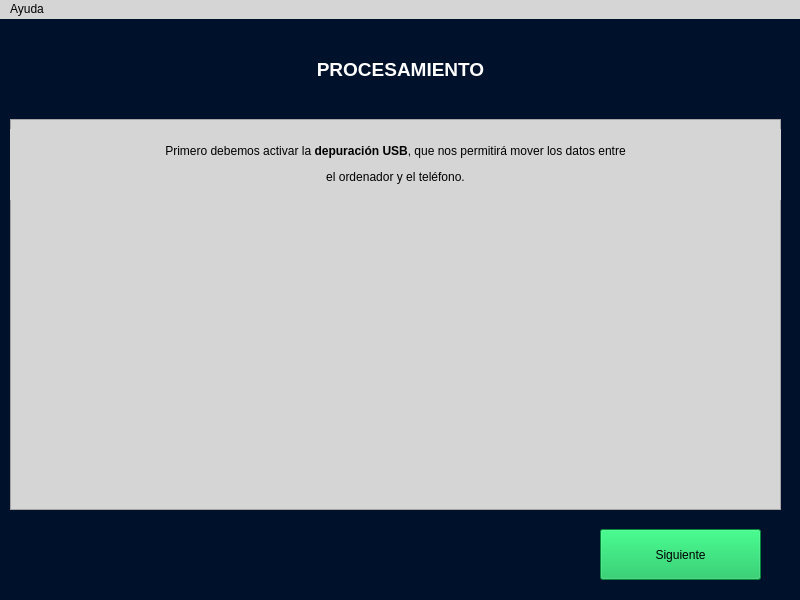
<?xml version="1.0" encoding="UTF-8"?>
<ui version="4.0">
 <class>MainWindow</class>
 <widget class="QMainWindow" name="MainWindow">
  <property name="geometry">
   <rect>
    <x>0</x>
    <y>0</y>
    <width>800</width>
    <height>600</height>
   </rect>
  </property>
  <property name="windowTitle">
   <string>AFA</string>
  </property>
  <property name="styleSheet">
   <string notr="true">background-color: rgb(0, 17, 44);</string>
  </property>
  <widget class="QWidget" name="centralwidget">
   <widget class="QLabel" name="lbl_titulo">
    <property name="geometry">
     <rect>
      <x>260</x>
      <y>20</y>
      <width>281</width>
      <height>61</height>
     </rect>
    </property>
    <property name="text">
     <string>&lt;html&gt;&lt;head/&gt;&lt;body&gt;&lt;p align=&quot;center&quot;&gt;&lt;span style=&quot; font-size:14pt; font-weight:600; color:#ffffff;&quot;&gt;PROCESAMIENTO&lt;/span&gt;&lt;/p&gt;&lt;/body&gt;&lt;/html&gt;</string>
    </property>
   </widget>
   <widget class="QFrame" name="frame">
    <property name="geometry">
     <rect>
      <x>10</x>
      <y>100</y>
      <width>771</width>
      <height>391</height>
     </rect>
    </property>
    <property name="styleSheet">
     <string notr="true">background-color: rgb(213, 213, 213);</string>
    </property>
    <property name="frameShape">
     <enum>QFrame::StyledPanel</enum>
    </property>
    <property name="frameShadow">
     <enum>QFrame::Raised</enum>
    </property>
    <widget class="QLabel" name="label_2">
     <property name="geometry">
      <rect>
       <x>0</x>
       <y>10</y>
       <width>771</width>
       <height>71</height>
      </rect>
     </property>
     <property name="text">
      <string>&lt;html&gt;&lt;head/&gt;&lt;body&gt;&lt;p align=&quot;center&quot;&gt;Primero debemos activar la &lt;span style=&quot; font-weight:600;&quot;&gt;depuración USB&lt;/span&gt;, que nos permitirá mover los datos entre&lt;/p&gt;&lt;p align=&quot;center&quot;&gt;el ordenador y el teléfono.&lt;/p&gt;&lt;/body&gt;&lt;/html&gt;</string>
     </property>
    </widget>
    <widget class="QLabel" name="label">
     <property name="geometry">
      <rect>
       <x>150</x>
       <y>70</y>
       <width>531</width>
       <height>311</height>
      </rect>
     </property>
     <property name="text">
      <string/>
     </property>
     <property name="pixmap">
      <pixmap>iconos/unlock-developer-options.jpg</pixmap>
     </property>
    </widget>
   </widget>
   <widget class="QPushButton" name="bt_siguiente">
    <property name="geometry">
     <rect>
      <x>600</x>
      <y>510</y>
      <width>161</width>
      <height>51</height>
     </rect>
    </property>
    <property name="styleSheet">
     <string notr="true">background-color: rgb(10, 191, 83);</string>
    </property>
    <property name="text">
     <string>Siguiente</string>
    </property>
   </widget>
  </widget>
  <widget class="QMenuBar" name="menubar">
   <property name="geometry">
    <rect>
     <x>0</x>
     <y>0</y>
     <width>800</width>
     <height>20</height>
    </rect>
   </property>
   <property name="styleSheet">
    <string notr="true">background-color: rgb(213, 213, 213);</string>
   </property>
   <widget class="QMenu" name="menuAyuda">
    <property name="title">
     <string>Ayuda</string>
    </property>
    <widget class="QMenu" name="menuNo_encuentro_la_oci_n_Depuraci_n_USB">
     <property name="title">
      <string>No encuentro la oción &quot;Depuración USB&quot;</string>
     </property>
     <widget class="QMenu" name="menuNecesita_activar_las_opciones_de_desarrollador_en_el_dispositivo">
      <property name="title">
       <string>Necesita activar las opciones de desarrollador en el dispositivo</string>
      </property>
      <addaction name="actionAjustes_Acerca_del_telefono_Tocar_varias_veces_el_numero_de_compilacion_2"/>
     </widget>
     <addaction name="menuNecesita_activar_las_opciones_de_desarrollador_en_el_dispositivo"/>
    </widget>
    <addaction name="separator"/>
    <addaction name="menuNo_encuentro_la_oci_n_Depuraci_n_USB"/>
   </widget>
   <addaction name="menuAyuda"/>
  </widget>
  <action name="actionAjustes_Acerca_del_telefono_Tocar_varias_veces_el_numero_de_compilacion">
   <property name="text">
    <string>Ajustes&gt;Acerca del telefono&gt; Tocar varias veces el numero de compilacion</string>
   </property>
  </action>
  <action name="actionAjustes_Acerca_del_telefono_Tocar_varias_veces_el_numero_de_compilacion_2">
   <property name="text">
    <string>Ajustes&gt;Acerca del telefono&gt;Tocar varias veces el numero de compilacion</string>
   </property>
  </action>
 </widget>
 <resources/>
 <connections/>
</ui>
